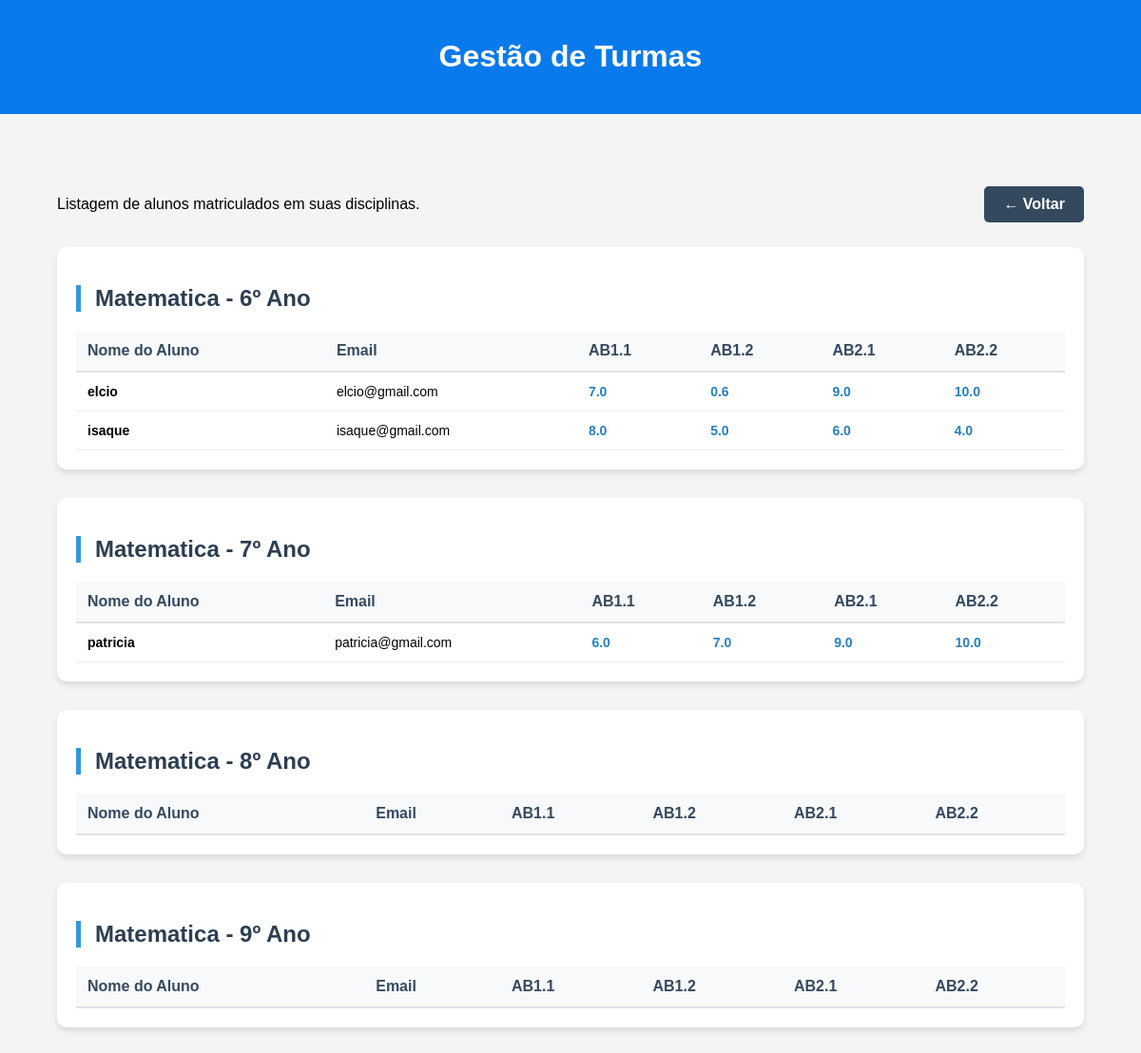
Page /alunos on the earlier database version.
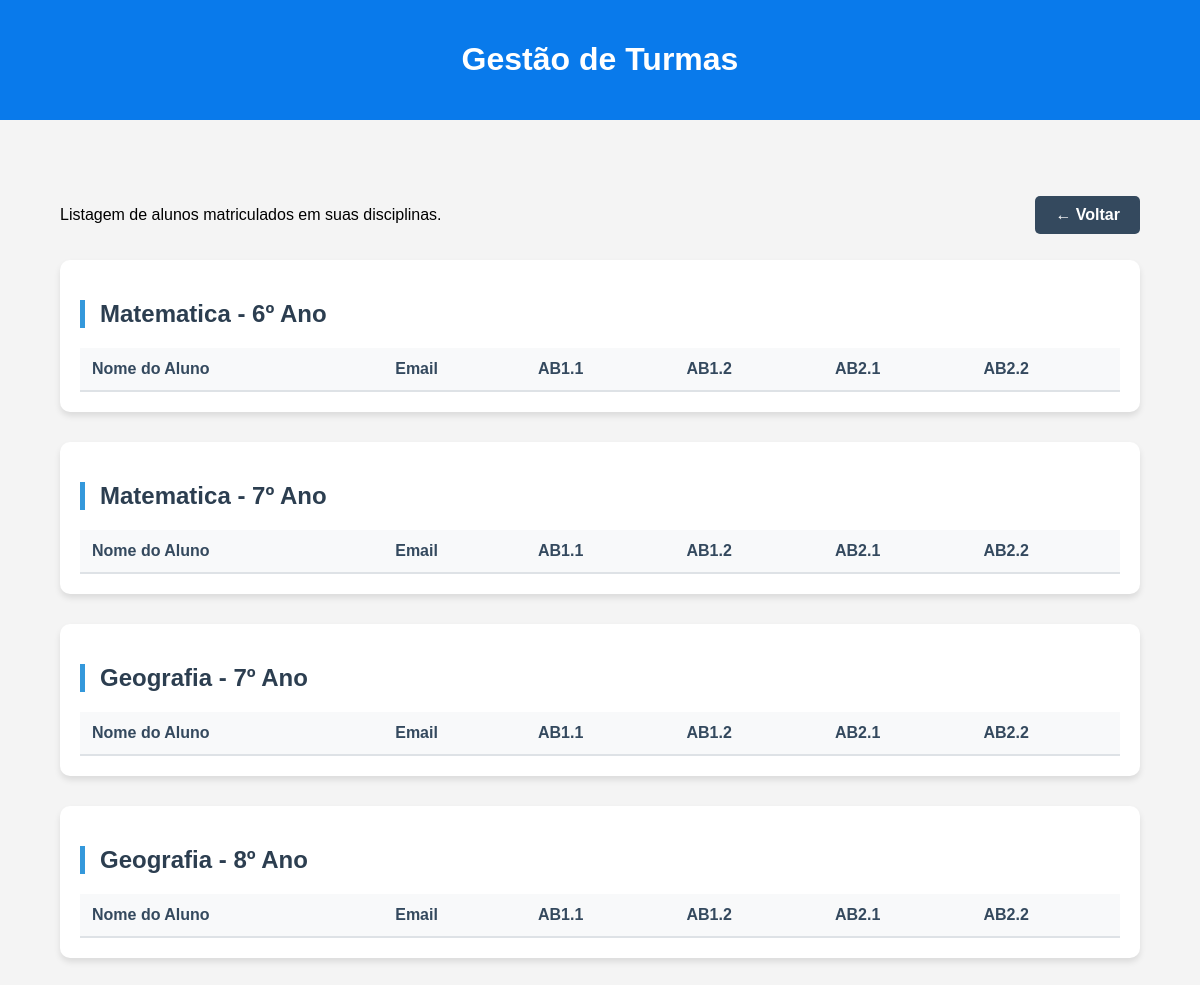
Same page on the later database version.
### tables this page shows
CREATE TABLE usuarios (
        id INTEGER PRIMARY KEY AUTOINCREMENT,
        nome TEXT NOT NULL,
        cpf TEXT UNIQUE NOT NULL,
        email TEXT UNIQUE NOT NULL,
        senha TEXT NOT NULL,
        tipo TEXT NOT NULL,      -- Define se é 'aluno' ou 'professor'
        ano_letivo INTEGER        -- Usado apenas para alunos (ex: 1, 2, 3)
    );

CREATE TABLE notas (
        id INTEGER PRIMARY KEY AUTOINCREMENT,
        aluno_id INTEGER,
        materia_id INTEGER,
        ano_letivo INTEGER,
        ab1_1 REAL DEFAULT 0,
        ab1_2 REAL DEFAULT 0,
        ab2_1 REAL DEFAULT 0,
        ab2_2 REAL DEFAULT 0,
        FOREIGN KEY (aluno_id) REFERENCES usuarios(id),
        FOREIGN KEY (materia_id) REFERENCES materias(id)
    );

CREATE TABLE professor_materias (
        id INTEGER PRIMARY KEY AUTOINCREMENT,
        professor_id INTEGER,
        materia_id INTEGER,
        ano_letivo INTEGER,
        FOREIGN KEY (professor_id) REFERENCES usuarios(id),
        FOREIGN KEY (materia_id) REFERENCES materias(id)
    );

CREATE TABLE materias (
        id INTEGER PRIMARY KEY AUTOINCREMENT,
        nome TEXT NOT NULL
    );

### app.py (the view)
@app.route("/alunos")
def alunos():
    conn = conectar()
    cursor = conn.cursor()
    cursor.execute("""
    SELECT id FROM usuarios
    WHERE tipo='professor'
    LIMIT 1
    """)
    professor = cursor.fetchone()
    if not professor:
        return "Nenhum professor encontrado no sistema"
    professor_id = professor[0]
    cursor.execute("""
    SELECT m.nome, pm.ano_letivo
    FROM professor_materias pm
    JOIN materias m ON pm.materia_id = m.id
    WHERE pm.professor_id = ?
    """, (professor_id,))
    turmas_professor = cursor.fetchall()
    turmas = []
    for materia_nome, ano in turmas_professor:
        cursor.execute("""
        SELECT id, nome, email
        FROM usuarios
        WHERE tipo='aluno'
        AND ano_letivo=?
        """, (ano,))
        alunos = cursor.fetchall()
        alunos_formatados = []
        for aluno in alunos:
            aluno_id = aluno[0]
            cursor.execute("""
            SELECT n.ab1_1, n.ab1_2, n.ab2_1, n.ab2_2
            FROM notas n
            JOIN materias m ON n.materia_id = m.id
            WHERE n.aluno_id=? AND m.nome=? AND n.ano_letivo=?
            """,(aluno_id, materia_nome, ano))
            notas = cursor.fetchone()
            if notas:
                ab1_1, ab1_2, ab2_1, ab2_2 = notas
            else:
                ab1_1 = ab1_2 = ab2_1 = ab2_2 = "-"
            alunos_formatados.append({
                "id": aluno_id,
                "nome": aluno[1],
                "email": aluno[2],
                "ab1_1": ab1_1,
                "ab1_2": ab1_2,
                "ab2_1": ab2_1,
                "ab2_2": ab2_2
            })
        turmas.append({
            "materia": materia_nome,
            "ano": ano,
            "alunos": alunos_formatados
        })
    conn.close()
    return render_template("alunos.html", turmas=turmas)

### app.py (called while the page is built)
def conectar():
    return sqlite3.connect("escola.db")

### template/alunos.html (shortened to what this page needs)
<!DOCTYPE html>
<html lang="pt-br">
<head>
    <link rel="stylesheet" href="{{ url_for('static', filename='css/style.css') }}">
</head>
<body>
    <header><h1>Gestão de Turmas</h1></header>
    <main class="container">
        <div class="header-box">
            <p>Listagem de alunos matriculados em suas disciplinas.</p>
            <a href="/dashboard_professor" class="btn-voltar">← Voltar</a>
        </div>
        {% for turma in turmas %}
        <div class="turma-card">
            <h2>{{ turma.materia }} - {{ turma.ano }}º Ano</h2>
            <table>
                <thead>
                    <tr>
                        <th>Nome do Aluno</th>
                        <th>Email</th>
                        <th>AB1.1</th>
                        <th>AB1.2</th>
                        <th>AB2.1</th>
                        <th>AB2.2</th>
                    </tr>
                </thead>
                <tbody>
                    {% for aluno in turma.alunos %}
                    <tr>
                        <td><strong>{{ aluno.nome }}</strong></td>
                        <td>{{ aluno.email }}</td>
                        <td class="nota-badge">{{ aluno.ab1_1 or '-' }}</td>
                        <td class="nota-badge">{{ aluno.ab1_2 or '-' }}</td>
                        <td class="nota-badge">{{ aluno.ab2_1 or '-' }}</td>
                        <td class="nota-badge">{{ aluno.ab2_2 or '-' }}</td>
                    </tr>
                    {% endfor %}
                </tbody>
            </table>
        </div>
        {% endfor %}
    </main>
</body>
</html>

Differences in the rows shown:
removed usuarios: nome "elcio", email "elcio@gmail.com"
removed notas: ab1_1 "7.0", ab1_2 "0.6", ab2_1 "9.0", ab2_2 "10.0"
removed usuarios: nome "isaque", email "isaque@gmail.com"
removed notas: ab1_1 "8.0", ab1_2 "5.0", ab2_1 "6.0", ab2_2 "4.0"
removed usuarios: nome "patricia", email "patricia@gmail.com"
removed notas: ab1_1 "6.0", ab1_2 "7.0", ab2_1 "9.0", ab2_2 "10.0"
changed professor_materias (number 3 of 4 on the later page): materia "Matematica" → "Geografia"; ano "8" → "7"
changed professor_materias (number 4 of 4 on the later page): materia "Matematica" → "Geografia"; ano "9" → "8"
